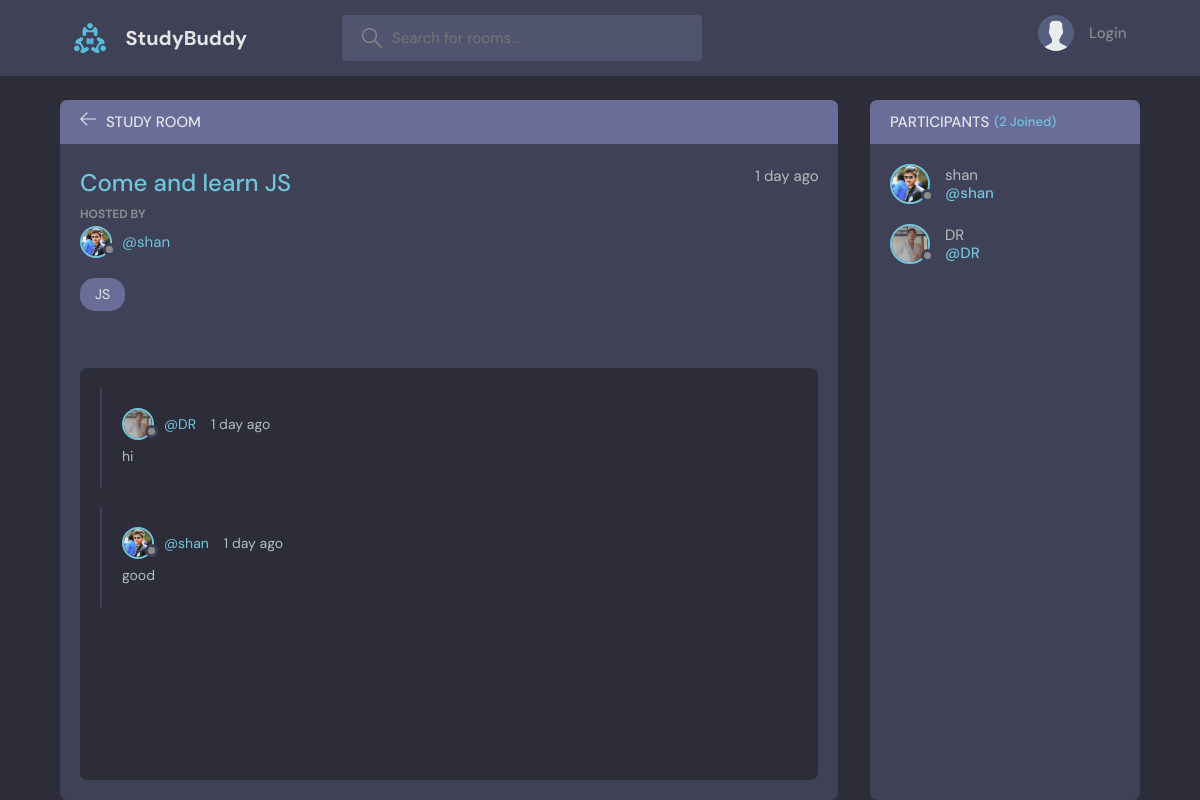
The app's page /room/1/, older data.
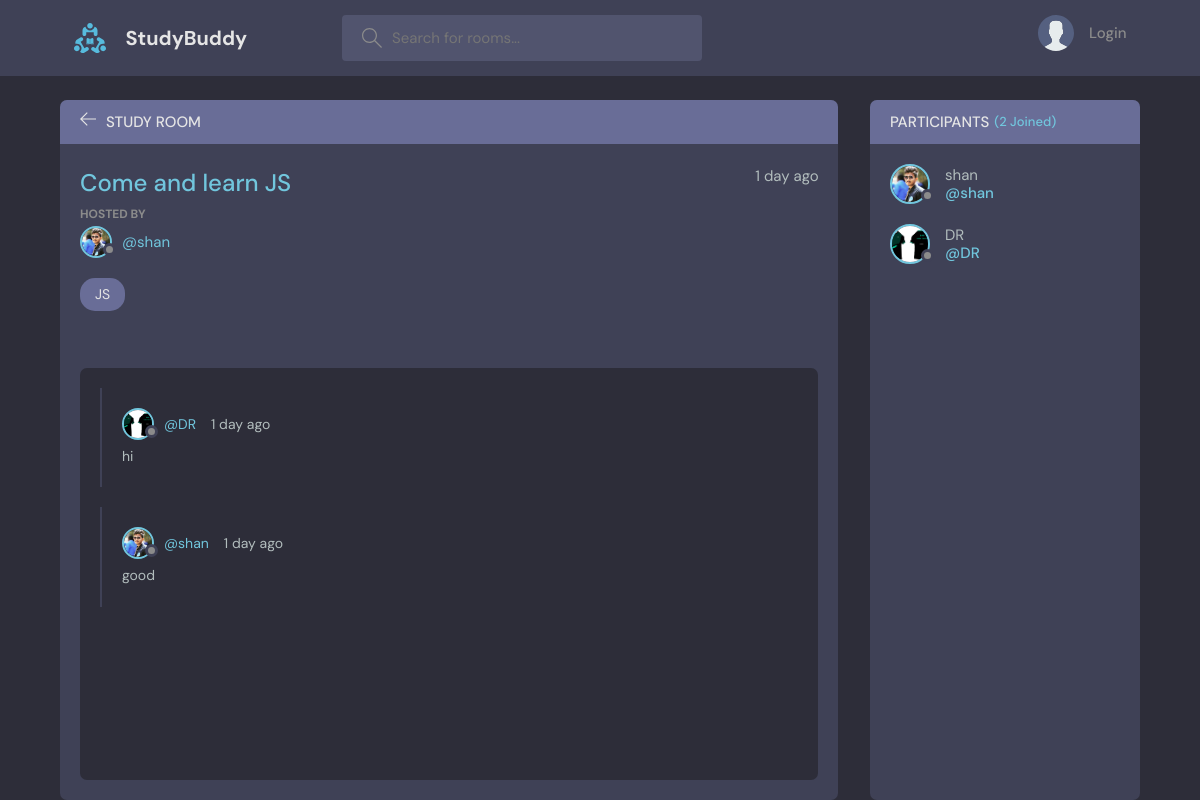
The same page, newer data.
### test_app/models.py (models this page shows, shortened)
class Message(models.Model):
    user = models.ForeignKey(User, on_delete=models.CASCADE)
    room = models.ForeignKey(Room, on_delete=models.CASCADE)
    body = models.TextField()
    updated = models.DateTimeField(auto_now=True)
    created = models.DateTimeField(auto_now_add=True)
    class Meta:
        ordering = ['-updated','-created']

class User(AbstractUser):
    name = models.CharField(max_length=200, null=True)
    email = models.EmailField(unique=True, null= True)
    bio =models.TextField(null=True)
    avatar= models.ImageField(null=True, default="avatar.svg")
    USERNAME_FIELD = 'email'
    REQUIRED_FIELDS = []

### test_app/views.py (the view, shortened to what this page needs)
# urls.py: path("room/<int:pk>/", views.room, name="room" ),
def room(request,pk):
    room= Room.objects.get(id=pk)
    room_messages = room.message_set.all().order_by('-created')
    participants = room.participants.all()
    context = {'room':room, 'room_messages': room_messages,
               'participants':participants}
    return render(request, 'test_app/room.html',context)

### test_app/models.py (called while the page is built)
    def __str__(self):
        return self.name

### test_app/templates/test_app/room.html (shortened to what this page needs)
{% extends "main.html" %} {% block content %}
<main class="profile-page layout layout--2">
  <div class="container">
    <div class="room">
      <div class="room__top">
        <div class="room__topLeft">
          <a href="{% url "home" %}">
            <svg
              version="1.1"
              xmlns="http://www.w3.org/2000/svg"
              width="32"
              height="32"
              viewBox="0 0 32 32"
            >
              <title>arrow-left</title>
              <path
                d="M13.723 2.286l-13.723 13.714 13.719 13.714 1.616-1.611-10.96-10.96h27.625v-2.286h-27.625l10.965-10.965-1.616-1.607z"
              ></path>
            </svg>
          </a>
          <h3>Study Room</h3>
        </div>
      </div>
      <div class="room__box scroll">
        <div class="room__header scroll">
          <div class="room__info">
            <h3>{{room.name}}</h3>
            <span>{{room.created|timesince}} ago</span>
          </div>
          <div class="room__hosted">
            <p>Hosted By</p>
            <a href="{% url 'user-profile' room.host.id %}" class="room__author">
              <div class="avatar avatar--small">
                <img src="{{room.host.avatar.url}}" />
              </div>
              <span>@{{room.host.username}}</span>
            </a>
          </div>
          <span class="room__topics">{{room.topic}}</span>
        </div>
        <div class="room__conversation">
          <div class="threads scroll">
            {% for message in room_messages %}
            <div class="thread">
              <div class="thread__top">
                <div class="thread__author">
                  <a href="{% url 'user-profile' message.user.id %}" class="thread__authorInfo">
                    <div class="avatar avatar--small">
                      <img
                        src="{{message.user.avatar.url}}"
                      />
                    </div>
                    <span>@{{message.user.username}}</span>
                  </a>
                  <span class="thread__date">{{message.created|timesince}} ago</span>
                </div>
              </div>
              <div class="thread__details">
               {{message.body}}
              </div>
            </div>
            {% endfor %}
          </div>
        </div>
      </div>
    </div>
    <div class="participants">
      <h3 class="participants__top">
        Participants <span>({{participants.count}} Joined)</span>
      </h3>
      <div class="participants__list scroll">
        {% for user in participants %}
        <a href="{% url 'user-profile' user.id %}" class="participant">
          <div class="avatar avatar--medium">
            <img src="{{user.avatar.url}}" />
          </div>
          <p>
            {{user.username}}
            <span>@{{user.username}}</span>
          </p>
        </a>
        {% endfor %}
      </div>
    </div>
  </div>
</main>
{% endblock content %}

Row changes from the older to the newer data that the page shows:
changed through a linked row, Message "hi": user.avatar: a different picture
changed User "DR": avatar: a different picture
